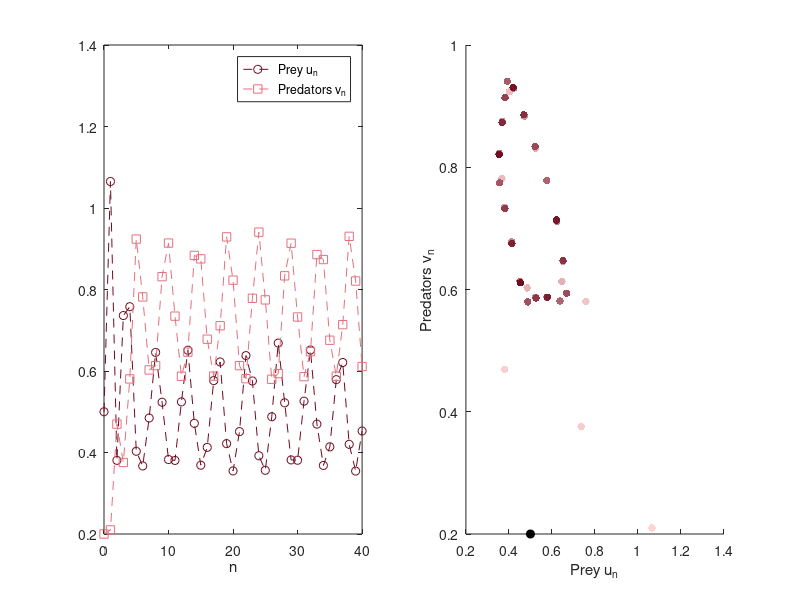

Recreate this plot in MATLAB.
% Fig. 2.4: Predator-prey model, predators and prey survive (book, Section 2.1, Eq. 2.3)
% u_{n+1} = (1 + r) u_n - r u_n^2 - gamma u_n v_n,  v_{n+1} = gamma u_n v_n  with r = 3.1, gamma = 2.1, u_0 = 0.5, v_0 = 0.2
% (c) 2026 Philipp Kügler · Program for the book "Dynamical Systems in the Life Sciences" · MIT License (see LICENSE)
r = 3.1; gamma = 2.1; N = 40;
u = zeros(1, N + 1); v = zeros(1, N + 1);
u(1) = 0.5; v(1) = 0.2;                       % MATLAB counts from 1: u(1) is u_0
for k = 1:N
    u(k + 1) = (1 + r) * u(k) - r * u(k)^2 - gamma * u(k) * v(k);
    v(k + 1) = gamma * u(k) * v(k);
end
fprintf('steady state (1/gamma, r(1 - 1/gamma)/gamma) = (%.4f, %.4f)\n', 1/gamma, r * (1 - 1/gamma) / gamma);
fprintf('u_36 ... u_40 = '); fprintf('%.3f  ', u(37:41)); fprintf('\n');

n = 0:N;
subplot(1, 2, 1);
plot(n, u, '--o', 'Color', [0.43 0.04 0.12]); hold on
plot(n, v, '--s', 'Color', [0.89 0.44 0.49]); hold off
xlabel('n'); legend('Prey u_n', 'Predators v_n');
subplot(1, 2, 2);
rot = [linspace(1, 0.43, 64)' linspace(0.85, 0.04, 64)' linspace(0.85, 0.12, 64)'];
colormap(rot); scatter(u, v, 30, n, 'filled'); hold on              % light: early, dark: late
plot(u(1), v(1), 'ko', 'MarkerFaceColor', 'k'); hold off
xlabel('Prey u_n'); ylabel('Predators v_n');
